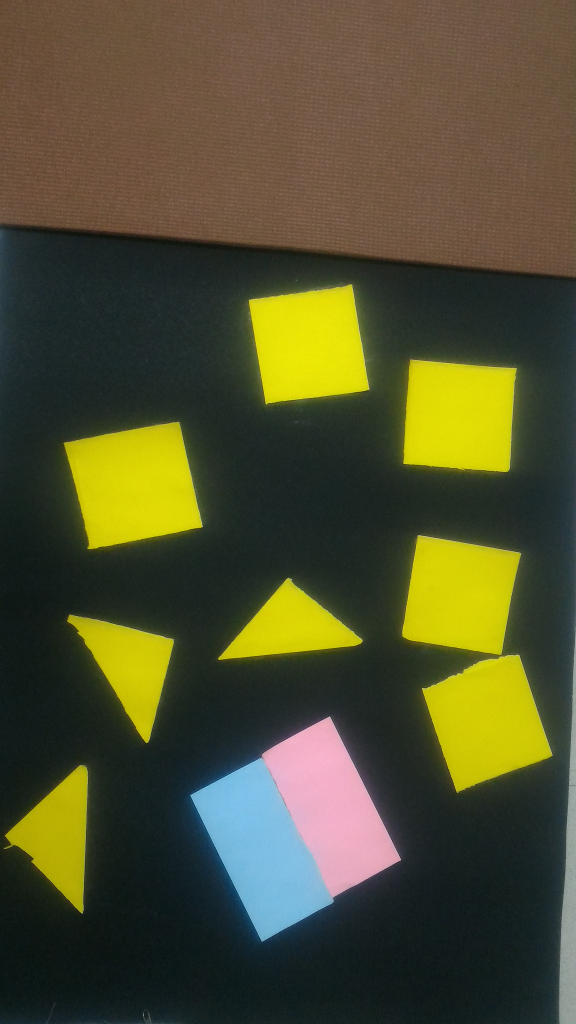
//> input picture P_20161228_221056_SRES.jpg, 2304 x 4096 px (shown at 1/4 size)
$ ./conquest ../P_20161228_221056_SRES.jpg   (built with g++ and OpenCV 4)
//> lines starting //> are read from the running program, lines starting //| are printed output that depends on the picture; after the words box and inside, x2 and y2 are one past the last pixel; in counts of white or black regions, pixels touching at a corner belong together
#include "opencv2/highgui/highgui.hpp"
#include "opencv2/imgproc/imgproc.hpp"
//#include "opencv2/imgcodecs.hpp"
#include <iostream>
#define size1 3
#define threshold 81
#define hth 40
#define lth 70
using namespace cv;
using namespace std;

void help()
{
 cout << "\nMy first attempt in deteecting corners in multiple squares.\n"
         "\nused canny , findcountours,approxPolyDP,drawcountours then cornerharris "
         "Usage:\n"
         "./houghlines <image_name>, Default is pic1.jpg\n" << endl;
}

Mat imgin;
Mat cnt_img(imgin.rows, imgin.cols, CV_8UC1, Scalar(0));

const int w = 500;
int levels = 3;
int thresh = 200;
int max_thresh = 255;
int maxCorners = 7;
int maxTrackbar = 25;

RNG rng(12345);
vector<vector<Point> > contours;
vector<Vec4i> hierarchy;
// [10 lines of commented-out code are left out]
void displayimage(Mat image, String windowname)
{
	namedWindow(windowname, CV_WINDOW_AUTOSIZE);
	imshow(windowname, image);
}

/** @function cornerHarris_demo */
void cornerHarris_demo( int, void*,Mat);

void goodFeaturesToTrack_Demo( int, void*,Mat,Mat );

int main(int argc, char** argv)
{
    imgin = imread( argv[1],0);
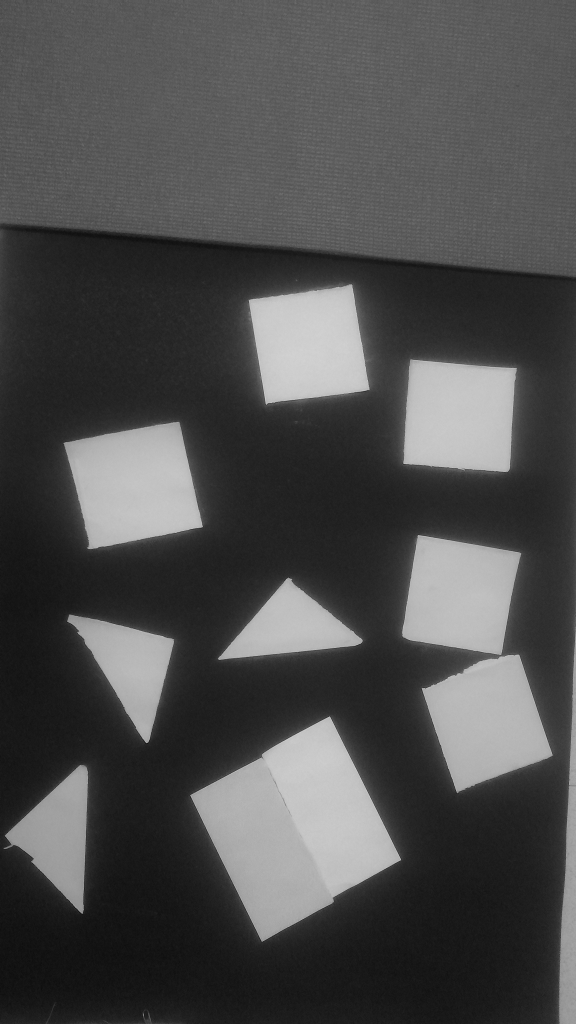
//> imgin: 4096 rows x 2304 cols, CV_8UC1 (shown at 1/4 size); min 0, max 225, mean 76.7

    namedWindow("colours",CV_WINDOW_AUTOSIZE);
    namedWindow("cannyedge", CV_WINDOW_AUTOSIZE);


    Mat imgout(imgin.rows, imgin.cols, CV_8UC1);

    Canny(imgin, imgout, lth, hth, size1);
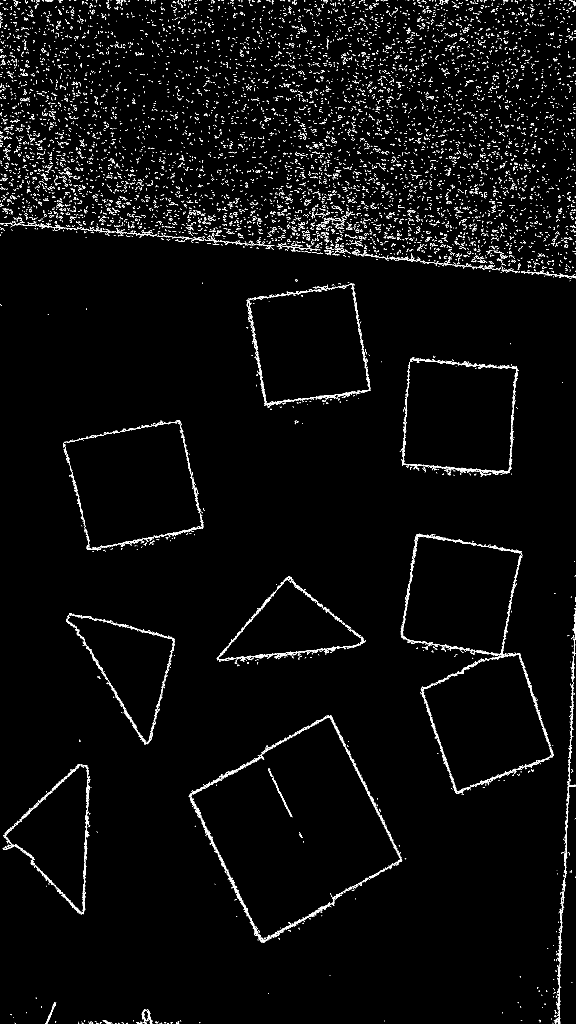
//> imgout: 4096 rows x 2304 cols, CV_8UC1 (shown at 1/4 size); 1.5% white in thin lines or dots

    vector<vector<Point> > contours0;
            findContours(imgout, contours0, hierarchy,RETR_EXTERNAL, CHAIN_APPROX_SIMPLE, Point(0, 0));
//> contours0 = 10836 contours, 10773 with area under 20; largest, box (x1, y1, x2, y2) and area: (760, 2865, 1605, 3768) 417327, (1608, 1435, 2074, 1890) 177814, (1603, 2139, 2085, 2620) 171898, (872, 2310, 1452, 2640) 90762, (14, 3059, 358, 3656) 660

            contours.resize(contours0.size());
//> contours = 10836 empty contours
            for( size_t k = 0; k < contours0.size(); k++ )
            approxPolyDP(Mat(contours0[k]), contours[k], 3, true);
//> after the loop, contours = 10836 contours, 10469 with area under 20; largest, box (x1, y1, x2, y2) and area: (760, 2865, 1605, 3768) 416336, (1609, 1435, 2074, 1889) 178632, (1604, 2139, 2085, 2620) 171640, (872, 2310, 1452, 2640) 91062, (14, 3059, 358, 3656) 880

               // [9 lines of commented-out code are left out]
            Mat cnt_img(imgin.rows, imgin.cols, CV_8UC1, Scalar(0));
               /*
               int _levels = levels - 3;
               drawContours( cnt_img, contours, _levels <= 0 ? 3 : -1, Scalar(128,255,255),
                             3, LINE_AA, hierarchy, std::abs(_levels) );
               */
            int idx = 0;
            for( ; idx >= 0; idx = hierarchy[idx][0] )
            {
                Scalar color(100, 0, 0 );
                drawContours(cnt_img, contours, idx, color, CV_FILLED, 8, hierarchy );
                //cout<< idx;
            }
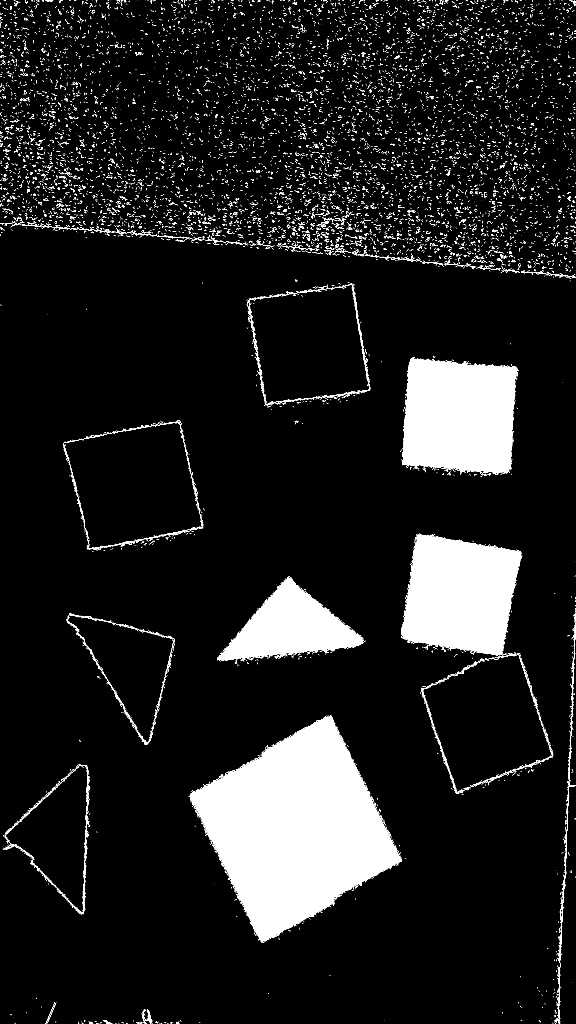
//> cnt_img: 4096 rows x 2304 cols, CV_8UC1 (shown at 1/4 size); values 0 (black) and 100 (white), 10.4% white; 9949 white regions (8722 under 20 px), largest, box (x1, y1, x2, y2) and area: (760, 2865, 1605, 3768) 417932, (1609, 1429, 2074, 1892) 180152, (1604, 2139, 2085, 2620) 172712
//> after the loop, idx = -1
    // [8 lines of commented-out code are left out]


    createTrackbar( "Threshold: ", "colours", &thresh, max_thresh );
    createTrackbar( "Max  corners:","colours", &maxCorners, maxTrackbar);

    while(1)
    {
        int key = 0 ;
        while(key != 'q' &&  key != 'Q')

        {
            displayimage(imgin, "colours");

            imshow("cannyedge",imgout);


            imshow("contours", cnt_img);
            //cornerHarris_demo( 0, 0 ,cnt_img);

            goodFeaturesToTrack_Demo(0,0,imgin,cnt_img);

            // cvtColor( cnt_img, cnt_img_gray, CV_BGR2GRAY );

             // on_trackbar(0,0);
            key = waitKey(10);
        }
        int iKey = waitKey(10);
	if (iKey == 27)break;
    }
    return 0;

}

// [42 lines of commented-out code are left out]

void goodFeaturesToTrack_Demo( int, void*,Mat image,Mat image_gray )
{
  if( maxCorners < 1 ) { maxCorners = 1; }

  /// Parameters for Shi-Tomasi algorithm
  vector<Point2f> corners;
  double qualityLevel = 0.01;
  double minDistance = 50;
  int blockSize = 3;
  bool useHarrisDetector = false;
  double k = 0.04;

  /// Copy the source image
  Mat copy;
  copy = image.clone();

  /// Apply corner detection
  goodFeaturesToTrack( image_gray,
                       corners,
                       maxCorners,
                       qualityLevel,
                       minDistance,
                       Mat(),
                       blockSize,
                       useHarrisDetector,
                       k );
//> corners = 7 Points (x, y): [2258, 953], [1601, 380], [2052, 755], [115, 748], [1213, 533], [1466, 116], [1708, 26]


  /// Draw corners detected
  cout<<"** Number of corners detected: "<<corners.size()<<endl;
//| ** Number of corners detected: 7
  int r = 4;
  for( int i = 0; i < corners.size(); i++ )
    { circle( copy, corners[i], r, Scalar(rng.uniform(0,255), rng.uniform(0,255),
                                                 rng.uniform(0,255)), -1, 8, 0 );
       cout<<" -- Refined Corner ["<<i<<"]  ("<< corners[i].x<<","<<corners[i].y<<")"<<endl;

    }
//> this loop made 7 passes
//|  -- Refined Corner [0]  (2258,953)
//|  -- Refined Corner [1]  (1601,380)
//|  -- Refined Corner [2]  (2052,755)
//|  -- Refined Corner [3]  (115,748)
//|  -- Refined Corner [4]  (1213,533)
//|  -- Refined Corner [5]  (1466,116)
//|  -- Refined Corner [6]  (1708,26)
//> copy: 4096 rows x 2304 cols, CV_8UC1; 343 pixels changed, all inside (x1, y1, x2, y2) = (111, 22, 2263, 958)
//> the 'q' key is pressed
//> the 'q' key is pressed

  /// Show what you got
  namedWindow( "goodfeatures", CV_WINDOW_AUTOSIZE );
  imshow( "goodfeatures", image_gray );

  // [11 lines of commented-out code are left out]
}
